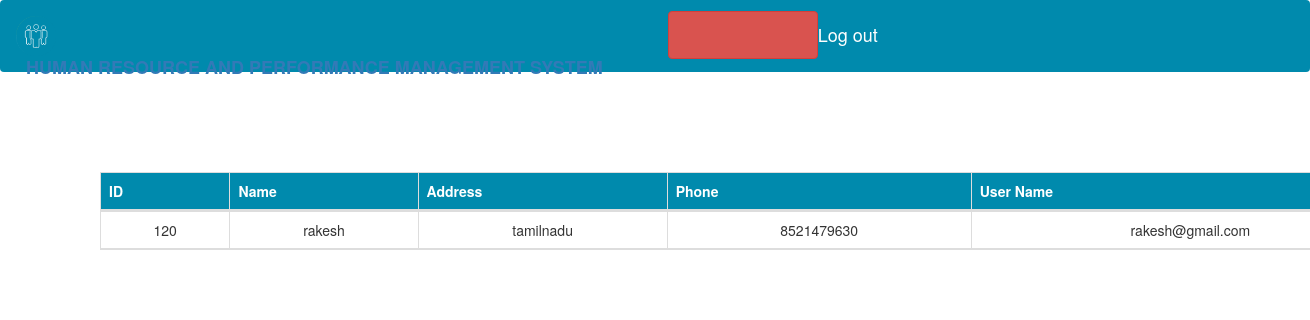
The page /Admin/viewclient.php (signed in) on the database its author committed.
### tables this page shows
CREATE TABLE `client` (
  `c_name` varchar(20) DEFAULT NULL,
  `username` varchar(40) DEFAULT NULL,
  `password` varchar(20) DEFAULT NULL,
  `phone` decimal(10,0) DEFAULT NULL,
  `address` varchar(35) DEFAULT NULL,
  `requirement` text,
  `client_id` int(11) NOT NULL
);

### Admin/viewclient.php (the view, shortened to what this page needs)
<?php
    include "../db.php";
if (isset($_SESSION['Aid'])) {
    $query="select * from client;";
    $result=mysqli_query($mysqli,$query);
      }
else{
header("location:http://".$_SERVER['HTTP_HOST'].dirname($_SERVER['PHP_SELF'])."/login.php");
exit();
}
?>
<!DOCTYPE html>
<html lang="en">
<head>
    <link rel="stylesheet" href="../css/bootstrap.min.css">
    <link rel="stylesheet" href="../css/font-awesome-4.7.0/css/font-awesome.css">
</head>
<body>
    <nav class="navbar navbar-dark bg-cus">
  <a class="navbar-brand" href="#">
    <img src="../images/hiring-1-300x300.png" width="40" height="40" class="d-inline-block align-top" alt="">
     <b style="padding: 10px;">HUMAN RESOURCE AND PERFORMANCE MANAGEMENT SYSTEM</b>
      <ul class="nav nav-pills my-ul">
         <li class="nav-item">
          <a class="btn btn-danger" href="logout.php" role="button">Log out</a>
          </li>
      </ul>
  </a>
</nav>
        <table class="table table-bordered text-center container" style="margin:100px;">
       <thead>
           <tr>
               <th scope="col">ID</th>
               <th scope="col">Name</th>
               <th scope="col">Address</th>
               <th scope="col">Phone</th>
               <th scope="col">User Name</th>
           </tr>
       </thead>
       <tbody>
             <?php
     while ($row=mysqli_fetch_assoc($result)){
           echo "<tr>";
               echo "<td>".$row['client_id']."</td>";
               echo "<td>".$row['c_name']."</td>";
               echo "<td>".$row['address']."</td>";
               echo "<td>".$row['phone']."</td>";
               echo "<td>".$row['username']."</td>";
           echo "</tr>";
     }
?>
       </tbody>
   </table>
    </body>
</html>

### Admin/viewclient.php (style rules this page uses)
.my-ul li { padding: 10px; }
.my-ul li a { width: 150px; font-size: 18px; }
.bg-cus { background-color:#008aad; }
th { background-color:#008aad; color: white; }

### rows shown on the page
client: client_id "120", c_name "rakesh", address "tamilnadu", phone "8521479630", username "rakesh@gmail.com"
